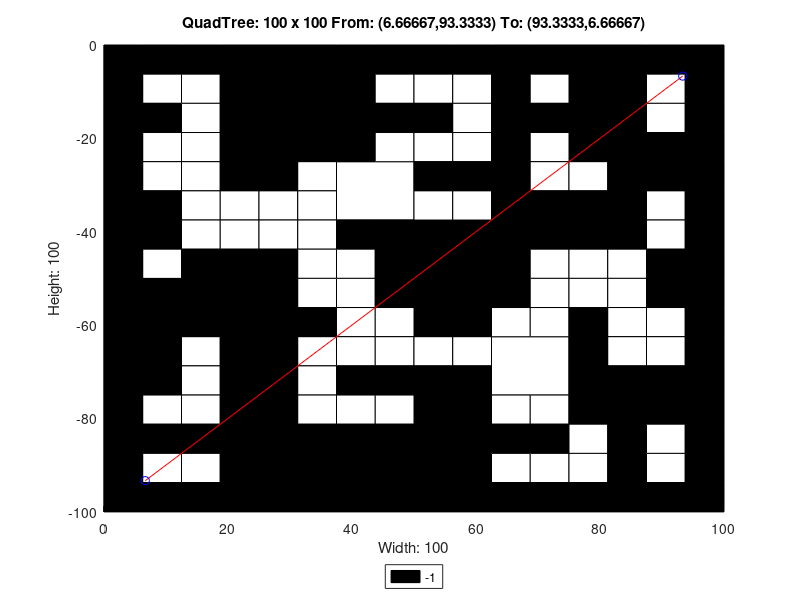

MATLAB code to generate this figure:
axis([0 100 -100 0]);
title('QuadTree: 100 x 100 From: (6.66667,93.3333) To: (93.3333,6.66667)');
xlabel('Width: 100');
ylabel('Height: 100');
rectangle('Position',[25 -12.5 12.5 12.5], 'FaceColor',[0 0 0]);
rectangle('Position',[25 -25 12.5 12.5], 'FaceColor',[0 0 0]);
rectangle('Position',[37.5 -37.5 12.5 12.5], 'FaceColor',[1 1 1]);
rectangle('Position',[75 -12.5 12.5 12.5], 'FaceColor',[0 0 0]);
rectangle('Position',[75 -25 12.5 12.5], 'FaceColor',[0 0 0]);
rectangle('Position',[50 -50 12.5 12.5], 'FaceColor',[0 0 0]);
rectangle('Position',[0 -62.5 12.5 12.5], 'FaceColor',[0 0 0]);
rectangle('Position',[12.5 -62.5 12.5 12.5], 'FaceColor',[0 0 0]);
rectangle('Position',[0 -75 12.5 12.5], 'FaceColor',[0 0 0]);
rectangle('Position',[25 -100 12.5 12.5], 'FaceColor',[0 0 0]);
rectangle('Position',[37.5 -100 12.5 12.5], 'FaceColor',[0 0 0]);
rectangle('Position',[50 -62.5 12.5 12.5], 'FaceColor',[0 0 0]);
rectangle('Position',[62.5 -75 12.5 12.5], 'FaceColor',[1 1 1]);
rectangle('Position',[50 -87.5 12.5 12.5], 'FaceColor',[0 0 0]);
rectangle('Position',[50 -100 12.5 12.5], 'FaceColor',[0 0 0]);
rectangle('Position',[0 -6.25 6.25 6.25], 'FaceColor',[0 0 0]);
rectangle('Position',[6.25 -6.25 6.25 6.25], 'FaceColor',[0 0 0]);
rectangle('Position',[0 -12.5 6.25 6.25], 'FaceColor',[0 0 0]);
rectangle('Position',[6.25 -12.5 6.25 6.25], 'FaceColor',[1 1 1]);
rectangle('Position',[12.5 -6.25 6.25 6.25], 'FaceColor',[0 0 0]);
rectangle('Position',[18.75 -6.25 6.25 6.25], 'FaceColor',[0 0 0]);
rectangle('Position',[12.5 -12.5 6.25 6.25], 'FaceColor',[1 1 1]);
rectangle('Position',[18.75 -12.5 6.25 6.25], 'FaceColor',[0 0 0]);
rectangle('Position',[0 -18.75 6.25 6.25], 'FaceColor',[0 0 0]);
rectangle('Position',[6.25 -18.75 6.25 6.25], 'FaceColor',[0 0 0]);
rectangle('Position',[0 -25 6.25 6.25], 'FaceColor',[0 0 0]);
rectangle('Position',[6.25 -25 6.25 6.25], 'FaceColor',[1 1 1]);
rectangle('Position',[12.5 -18.75 6.25 6.25], 'FaceColor',[1 1 1]);
rectangle('Position',[18.75 -18.75 6.25 6.25], 'FaceColor',[0 0 0]);
rectangle('Position',[12.5 -25 6.25 6.25], 'FaceColor',[1 1 1]);
rectangle('Position',[18.75 -25 6.25 6.25], 'FaceColor',[0 0 0]);
rectangle('Position',[37.5 -6.25 6.25 6.25], 'FaceColor',[0 0 0]);
rectangle('Position',[43.75 -6.25 6.25 6.25], 'FaceColor',[0 0 0]);
rectangle('Position',[37.5 -12.5 6.25 6.25], 'FaceColor',[0 0 0]);
rectangle('Position',[43.75 -12.5 6.25 6.25], 'FaceColor',[1 1 1]);
rectangle('Position',[37.5 -18.75 6.25 6.25], 'FaceColor',[0 0 0]);
rectangle('Position',[43.75 -18.75 6.25 6.25], 'FaceColor',[0 0 0]);
rectangle('Position',[37.5 -25 6.25 6.25], 'FaceColor',[0 0 0]);
rectangle('Position',[43.75 -25 6.25 6.25], 'FaceColor',[1 1 1]);
rectangle('Position',[0 -31.25 6.25 6.25], 'FaceColor',[0 0 0]);
rectangle('Position',[6.25 -31.25 6.25 6.25], 'FaceColor',[1 1 1]);
rectangle('Position',[0 -37.5 6.25 6.25], 'FaceColor',[0 0 0]);
rectangle('Position',[6.25 -37.5 6.25 6.25], 'FaceColor',[0 0 0]);
rectangle('Position',[12.5 -31.25 6.25 6.25], 'FaceColor',[1 1 1]);
rectangle('Position',[18.75 -31.25 6.25 6.25], 'FaceColor',[0 0 0]);
rectangle('Position',[12.5 -37.5 6.25 6.25], 'FaceColor',[1 1 1]);
rectangle('Position',[18.75 -37.5 6.25 6.25], 'FaceColor',[1 1 1]);
rectangle('Position',[0 -43.75 6.25 6.25], 'FaceColor',[0 0 0]);
rectangle('Position',[6.25 -43.75 6.25 6.25], 'FaceColor',[0 0 0]);
rectangle('Position',[0 -50 6.25 6.25], 'FaceColor',[0 0 0]);
rectangle('Position',[6.25 -50 6.25 6.25], 'FaceColor',[1 1 1]);
rectangle('Position',[12.5 -43.75 6.25 6.25], 'FaceColor',[1 1 1]);
rectangle('Position',[18.75 -43.75 6.25 6.25], 'FaceColor',[1 1 1]);
rectangle('Position',[12.5 -50 6.25 6.25], 'FaceColor',[0 0 0]);
rectangle('Position',[18.75 -50 6.25 6.25], 'FaceColor',[0 0 0]);
rectangle('Position',[25 -31.25 6.25 6.25], 'FaceColor',[0 0 0]);
rectangle('Position',[31.25 -31.25 6.25 6.25], 'FaceColor',[1 1 1]);
rectangle('Position',[25 -37.5 6.25 6.25], 'FaceColor',[1 1 1]);
rectangle('Position',[31.25 -37.5 6.25 6.25], 'FaceColor',[1 1 1]);
rectangle('Position',[25 -43.75 6.25 6.25], 'FaceColor',[1 1 1]);
rectangle('Position',[31.25 -43.75 6.25 6.25], 'FaceColor',[1 1 1]);
rectangle('Position',[25 -50 6.25 6.25], 'FaceColor',[0 0 0]);
rectangle('Position',[31.25 -50 6.25 6.25], 'FaceColor',[1 1 1]);
rectangle('Position',[37.5 -43.75 6.25 6.25], 'FaceColor',[0 0 0]);
rectangle('Position',[43.75 -43.75 6.25 6.25], 'FaceColor',[0 0 0]);
rectangle('Position',[37.5 -50 6.25 6.25], 'FaceColor',[1 1 1]);
rectangle('Position',[43.75 -50 6.25 6.25], 'FaceColor',[0 0 0]);
rectangle('Position',[50 -6.25 6.25 6.25], 'FaceColor',[0 0 0]);
rectangle('Position',[56.25 -6.25 6.25 6.25], 'FaceColor',[0 0 0]);
rectangle('Position',[50 -12.5 6.25 6.25], 'FaceColor',[1 1 1]);
rectangle('Position',[56.25 -12.5 6.25 6.25], 'FaceColor',[1 1 1]);
rectangle('Position',[62.5 -6.25 6.25 6.25], 'FaceColor',[0 0 0]);
rectangle('Position',[68.75 -6.25 6.25 6.25], 'FaceColor',[0 0 0]);
rectangle('Position',[62.5 -12.5 6.25 6.25], 'FaceColor',[0 0 0]);
rectangle('Position',[68.75 -12.5 6.25 6.25], 'FaceColor',[1 1 1]);
rectangle('Position',[50 -18.75 6.25 6.25], 'FaceColor',[0 0 0]);
rectangle('Position',[56.25 -18.75 6.25 6.25], 'FaceColor',[1 1 1]);
rectangle('Position',[50 -25 6.25 6.25], 'FaceColor',[1 1 1]);
rectangle('Position',[56.25 -25 6.25 6.25], 'FaceColor',[1 1 1]);
rectangle('Position',[62.5 -18.75 6.25 6.25], 'FaceColor',[0 0 0]);
rectangle('Position',[68.75 -18.75 6.25 6.25], 'FaceColor',[0 0 0]);
rectangle('Position',[62.5 -25 6.25 6.25], 'FaceColor',[0 0 0]);
rectangle('Position',[68.75 -25 6.25 6.25], 'FaceColor',[1 1 1]);
rectangle('Position',[87.5 -6.25 6.25 6.25], 'FaceColor',[0 0 0]);
rectangle('Position',[93.75 -6.25 6.25 6.25], 'FaceColor',[0 0 0]);
rectangle('Position',[87.5 -12.5 6.25 6.25], 'FaceColor',[1 1 1]);
rectangle('Position',[93.75 -12.5 6.25 6.25], 'FaceColor',[0 0 0]);
rectangle('Position',[87.5 -18.75 6.25 6.25], 'FaceColor',[1 1 1]);
rectangle('Position',[93.75 -18.75 6.25 6.25], 'FaceColor',[0 0 0]);
rectangle('Position',[87.5 -25 6.25 6.25], 'FaceColor',[0 0 0]);
rectangle('Position',[93.75 -25 6.25 6.25], 'FaceColor',[0 0 0]);
rectangle('Position',[50 -31.25 6.25 6.25], 'FaceColor',[0 0 0]);
rectangle('Position',[56.25 -31.25 6.25 6.25], 'FaceColor',[0 0 0]);
rectangle('Position',[50 -37.5 6.25 6.25], 'FaceColor',[1 1 1]);
rectangle('Position',[56.25 -37.5 6.25 6.25], 'FaceColor',[1 1 1]);
rectangle('Position',[62.5 -31.25 6.25 6.25], 'FaceColor',[0 0 0]);
rectangle('Position',[68.75 -31.25 6.25 6.25], 'FaceColor',[1 1 1]);
rectangle('Position',[62.5 -37.5 6.25 6.25], 'FaceColor',[0 0 0]);
rectangle('Position',[68.75 -37.5 6.25 6.25], 'FaceColor',[0 0 0]);
rectangle('Position',[62.5 -43.75 6.25 6.25], 'FaceColor',[0 0 0]);
rectangle('Position',[68.75 -43.75 6.25 6.25], 'FaceColor',[0 0 0]);
rectangle('Position',[62.5 -50 6.25 6.25], 'FaceColor',[0 0 0]);
rectangle('Position',[68.75 -50 6.25 6.25], 'FaceColor',[1 1 1]);
rectangle('Position',[75 -31.25 6.25 6.25], 'FaceColor',[1 1 1]);
rectangle('Position',[81.25 -31.25 6.25 6.25], 'FaceColor',[0 0 0]);
rectangle('Position',[75 -37.5 6.25 6.25], 'FaceColor',[0 0 0]);
rectangle('Position',[81.25 -37.5 6.25 6.25], 'FaceColor',[0 0 0]);
rectangle('Position',[87.5 -31.25 6.25 6.25], 'FaceColor',[0 0 0]);
rectangle('Position',[93.75 -31.25 6.25 6.25], 'FaceColor',[0 0 0]);
rectangle('Position',[87.5 -37.5 6.25 6.25], 'FaceColor',[1 1 1]);
rectangle('Position',[93.75 -37.5 6.25 6.25], 'FaceColor',[0 0 0]);
rectangle('Position',[75 -43.75 6.25 6.25], 'FaceColor',[0 0 0]);
rectangle('Position',[81.25 -43.75 6.25 6.25], 'FaceColor',[0 0 0]);
rectangle('Position',[75 -50 6.25 6.25], 'FaceColor',[1 1 1]);
rectangle('Position',[81.25 -50 6.25 6.25], 'FaceColor',[1 1 1]);
rectangle('Position',[87.5 -43.75 6.25 6.25], 'FaceColor',[1 1 1]);
rectangle('Position',[93.75 -43.75 6.25 6.25], 'FaceColor',[0 0 0]);
rectangle('Position',[87.5 -50 6.25 6.25], 'FaceColor',[0 0 0]);
rectangle('Position',[93.75 -50 6.25 6.25], 'FaceColor',[0 0 0]);
rectangle('Position',[12.5 -68.75 6.25 6.25], 'FaceColor',[1 1 1]);
rectangle('Position',[18.75 -68.75 6.25 6.25], 'FaceColor',[0 0 0]);
rectangle('Position',[12.5 -75 6.25 6.25], 'FaceColor',[1 1 1]);
rectangle('Position',[18.75 -75 6.25 6.25], 'FaceColor',[0 0 0]);
rectangle('Position',[25 -56.25 6.25 6.25], 'FaceColor',[0 0 0]);
rectangle('Position',[31.25 -56.25 6.25 6.25], 'FaceColor',[1 1 1]);
rectangle('Position',[25 -62.5 6.25 6.25], 'FaceColor',[0 0 0]);
rectangle('Position',[31.25 -62.5 6.25 6.25], 'FaceColor',[0 0 0]);
rectangle('Position',[37.5 -56.25 6.25 6.25], 'FaceColor',[1 1 1]);
rectangle('Position',[43.75 -56.25 6.25 6.25], 'FaceColor',[0 0 0]);
rectangle('Position',[37.5 -62.5 6.25 6.25], 'FaceColor',[1 1 1]);
rectangle('Position',[43.75 -62.5 6.25 6.25], 'FaceColor',[1 1 1]);
rectangle('Position',[25 -68.75 6.25 6.25], 'FaceColor',[0 0 0]);
rectangle('Position',[31.25 -68.75 6.25 6.25], 'FaceColor',[1 1 1]);
rectangle('Position',[25 -75 6.25 6.25], 'FaceColor',[0 0 0]);
rectangle('Position',[31.25 -75 6.25 6.25], 'FaceColor',[1 1 1]);
rectangle('Position',[37.5 -68.75 6.25 6.25], 'FaceColor',[1 1 1]);
rectangle('Position',[43.75 -68.75 6.25 6.25], 'FaceColor',[1 1 1]);
rectangle('Position',[37.5 -75 6.25 6.25], 'FaceColor',[0 0 0]);
rectangle('Position',[43.75 -75 6.25 6.25], 'FaceColor',[0 0 0]);
rectangle('Position',[0 -81.25 6.25 6.25], 'FaceColor',[0 0 0]);
rectangle('Position',[6.25 -81.25 6.25 6.25], 'FaceColor',[1 1 1]);
rectangle('Position',[0 -87.5 6.25 6.25], 'FaceColor',[0 0 0]);
rectangle('Position',[6.25 -87.5 6.25 6.25], 'FaceColor',[0 0 0]);
rectangle('Position',[12.5 -81.25 6.25 6.25], 'FaceColor',[1 1 1]);
rectangle('Position',[18.75 -81.25 6.25 6.25], 'FaceColor',[0 0 0]);
rectangle('Position',[12.5 -87.5 6.25 6.25], 'FaceColor',[0 0 0]);
rectangle('Position',[18.75 -87.5 6.25 6.25], 'FaceColor',[0 0 0]);
rectangle('Position',[0 -93.75 6.25 6.25], 'FaceColor',[0 0 0]);
rectangle('Position',[6.25 -93.75 6.25 6.25], 'FaceColor',[1 1 1]);
rectangle('Position',[0 -100 6.25 6.25], 'FaceColor',[0 0 0]);
rectangle('Position',[6.25 -100 6.25 6.25], 'FaceColor',[0 0 0]);
rectangle('Position',[12.5 -93.75 6.25 6.25], 'FaceColor',[1 1 1]);
rectangle('Position',[18.75 -93.75 6.25 6.25], 'FaceColor',[0 0 0]);
rectangle('Position',[12.5 -100 6.25 6.25], 'FaceColor',[0 0 0]);
rectangle('Position',[18.75 -100 6.25 6.25], 'FaceColor',[0 0 0]);
rectangle('Position',[25 -81.25 6.25 6.25], 'FaceColor',[0 0 0]);
rectangle('Position',[31.25 -81.25 6.25 6.25], 'FaceColor',[1 1 1]);
rectangle('Position',[25 -87.5 6.25 6.25], 'FaceColor',[0 0 0]);
rectangle('Position',[31.25 -87.5 6.25 6.25], 'FaceColor',[0 0 0]);
rectangle('Position',[37.5 -81.25 6.25 6.25], 'FaceColor',[1 1 1]);
rectangle('Position',[43.75 -81.25 6.25 6.25], 'FaceColor',[1 1 1]);
rectangle('Position',[37.5 -87.5 6.25 6.25], 'FaceColor',[0 0 0]);
rectangle('Position',[43.75 -87.5 6.25 6.25], 'FaceColor',[0 0 0]);
rectangle('Position',[62.5 -56.25 6.25 6.25], 'FaceColor',[0 0 0]);
rectangle('Position',[68.75 -56.25 6.25 6.25], 'FaceColor',[1 1 1]);
rectangle('Position',[62.5 -62.5 6.25 6.25], 'FaceColor',[1 1 1]);
rectangle('Position',[68.75 -62.5 6.25 6.25], 'FaceColor',[1 1 1]);
rectangle('Position',[50 -68.75 6.25 6.25], 'FaceColor',[1 1 1]);
rectangle('Position',[56.25 -68.75 6.25 6.25], 'FaceColor',[1 1 1]);
rectangle('Position',[50 -75 6.25 6.25], 'FaceColor',[0 0 0]);
rectangle('Position',[56.25 -75 6.25 6.25], 'FaceColor',[0 0 0]);
rectangle('Position',[75 -56.25 6.25 6.25], 'FaceColor',[1 1 1]);
rectangle('Position',[81.25 -56.25 6.25 6.25], 'FaceColor',[1 1 1]);
rectangle('Position',[75 -62.5 6.25 6.25], 'FaceColor',[0 0 0]);
rectangle('Position',[81.25 -62.5 6.25 6.25], 'FaceColor',[1 1 1]);
rectangle('Position',[87.5 -56.25 6.25 6.25], 'FaceColor',[0 0 0]);
rectangle('Position',[93.75 -56.25 6.25 6.25], 'FaceColor',[0 0 0]);
rectangle('Position',[87.5 -62.5 6.25 6.25], 'FaceColor',[1 1 1]);
rectangle('Position',[93.75 -62.5 6.25 6.25], 'FaceColor',[0 0 0]);
rectangle('Position',[75 -68.75 6.25 6.25], 'FaceColor',[0 0 0]);
rectangle('Position',[81.25 -68.75 6.25 6.25], 'FaceColor',[1 1 1]);
rectangle('Position',[75 -75 6.25 6.25], 'FaceColor',[0 0 0]);
rectangle('Position',[81.25 -75 6.25 6.25], 'FaceColor',[0 0 0]);
rectangle('Position',[87.5 -68.75 6.25 6.25], 'FaceColor',[1 1 1]);
rectangle('Position',[93.75 -68.75 6.25 6.25], 'FaceColor',[0 0 0]);
rectangle('Position',[87.5 -75 6.25 6.25], 'FaceColor',[0 0 0]);
rectangle('Position',[93.75 -75 6.25 6.25], 'FaceColor',[0 0 0]);
rectangle('Position',[62.5 -81.25 6.25 6.25], 'FaceColor',[1 1 1]);
rectangle('Position',[68.75 -81.25 6.25 6.25], 'FaceColor',[1 1 1]);
rectangle('Position',[62.5 -87.5 6.25 6.25], 'FaceColor',[0 0 0]);
rectangle('Position',[68.75 -87.5 6.25 6.25], 'FaceColor',[0 0 0]);
rectangle('Position',[62.5 -93.75 6.25 6.25], 'FaceColor',[1 1 1]);
rectangle('Position',[68.75 -93.75 6.25 6.25], 'FaceColor',[1 1 1]);
rectangle('Position',[62.5 -100 6.25 6.25], 'FaceColor',[0 0 0]);
rectangle('Position',[68.75 -100 6.25 6.25], 'FaceColor',[0 0 0]);
rectangle('Position',[75 -81.25 6.25 6.25], 'FaceColor',[0 0 0]);
rectangle('Position',[81.25 -81.25 6.25 6.25], 'FaceColor',[0 0 0]);
rectangle('Position',[75 -87.5 6.25 6.25], 'FaceColor',[1 1 1]);
rectangle('Position',[81.25 -87.5 6.25 6.25], 'FaceColor',[0 0 0]);
rectangle('Position',[87.5 -81.25 6.25 6.25], 'FaceColor',[0 0 0]);
rectangle('Position',[93.75 -81.25 6.25 6.25], 'FaceColor',[0 0 0]);
rectangle('Position',[87.5 -87.5 6.25 6.25], 'FaceColor',[1 1 1]);
rectangle('Position',[93.75 -87.5 6.25 6.25], 'FaceColor',[0 0 0]);
rectangle('Position',[75 -93.75 6.25 6.25], 'FaceColor',[1 1 1]);
rectangle('Position',[81.25 -93.75 6.25 6.25], 'FaceColor',[0 0 0]);
rectangle('Position',[75 -100 6.25 6.25], 'FaceColor',[0 0 0]);
rectangle('Position',[81.25 -100 6.25 6.25], 'FaceColor',[0 0 0]);
rectangle('Position',[87.5 -93.75 6.25 6.25], 'FaceColor',[1 1 1]);
rectangle('Position',[93.75 -93.75 6.25 6.25], 'FaceColor',[0 0 0]);
rectangle('Position',[87.5 -100 6.25 6.25], 'FaceColor',[0 0 0]);
rectangle('Position',[93.75 -100 6.25 6.25], 'FaceColor',[0 0 0]);
X=[93.3333,6.66667];
Y=[-6.66667,-93.3333];
hold on;
plot(X,Y,'r');
plot(X,Y,'bo');
legend('-1','Location','southoutside');
